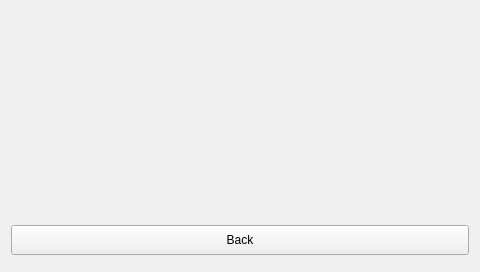
<?xml version="1.0" encoding="UTF-8"?>
<ui version="4.0">
 <class>Picture</class>
 <widget class="QWidget" name="Picture">
  <property name="geometry">
   <rect>
    <x>0</x>
    <y>0</y>
    <width>480</width>
    <height>272</height>
   </rect>
  </property>
  <property name="minimumSize">
   <size>
    <width>480</width>
    <height>272</height>
   </size>
  </property>
  <property name="maximumSize">
   <size>
    <width>480</width>
    <height>272</height>
   </size>
  </property>
  <property name="windowTitle">
   <string>Form</string>
  </property>
  <layout class="QVBoxLayout" name="verticalLayout">
   <item>
    <widget class="QLabel" name="label">
     <property name="minimumSize">
      <size>
       <width>460</width>
       <height>200</height>
      </size>
     </property>
     <property name="maximumSize">
      <size>
       <width>460</width>
       <height>200</height>
      </size>
     </property>
     <property name="text">
      <string/>
     </property>
    </widget>
   </item>
   <item>
    <widget class="QPushButton" name="pushButton">
     <property name="minimumSize">
      <size>
       <width>60</width>
       <height>30</height>
      </size>
     </property>
     <property name="text">
      <string>Back</string>
     </property>
    </widget>
   </item>
  </layout>
 </widget>
 <resources/>
 <connections/>
</ui>
